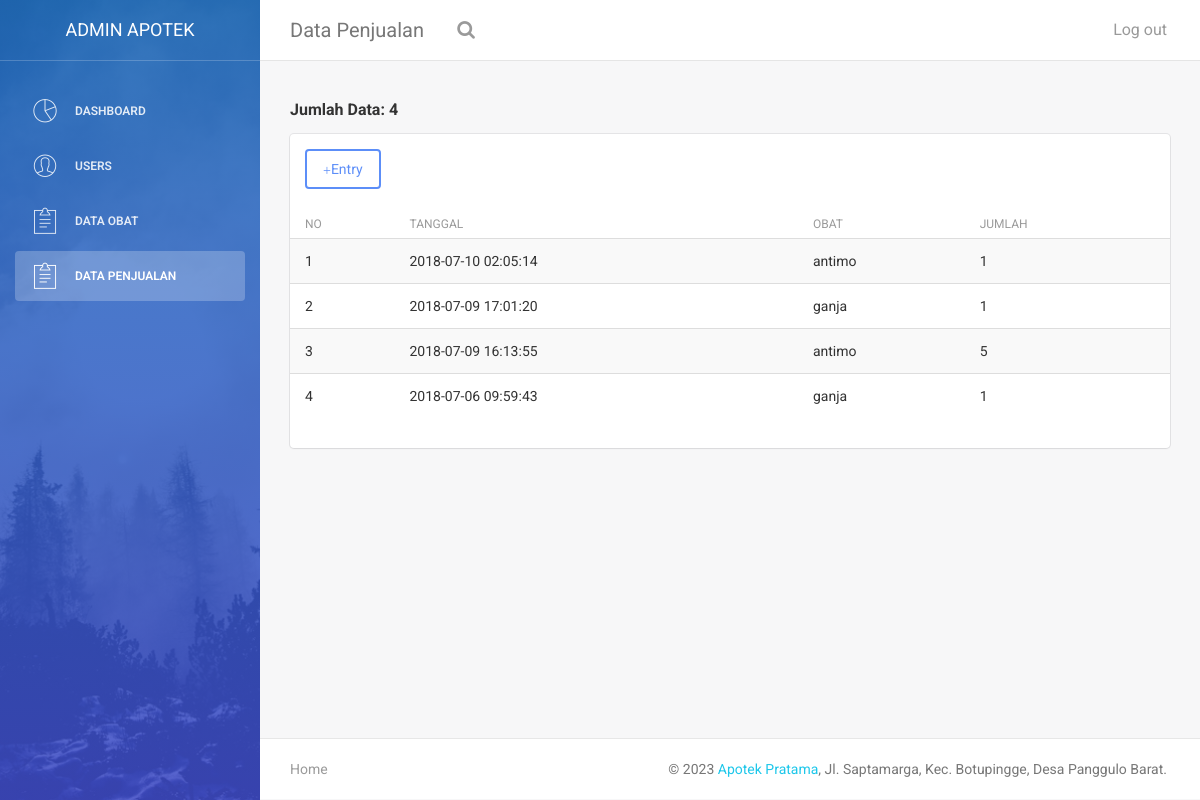
/penjualan.php (signed in), run on the app's committed database.
### tables this page shows
CREATE TABLE IF NOT EXISTS `penjualan` (
  `id_penjualan` int(11) NOT NULL AUTO_INCREMENT,
  `id_obat` int(11) NOT NULL,
  `tanggal` timestamp NULL DEFAULT CURRENT_TIMESTAMP ON UPDATE CURRENT_TIMESTAMP,
  `jumlah_obat` int(11) NOT NULL,
  PRIMARY KEY (`id_penjualan`),
  KEY `id_obat` (`id_obat`)
);

CREATE TABLE IF NOT EXISTS `obat` (
  `id` int(11) NOT NULL AUTO_INCREMENT,
  `nama` varchar(50) NOT NULL,
  `harga` int(11) NOT NULL,
  `stok` int(11) NOT NULL,
  `kategory` enum('obat bebas','obat bebas terbatas','obat keras','jamu','obat herbal terstandar','fitofarmaka') NOT NULL,
  `khasiat` varchar(255) NOT NULL,
  `expired` date NOT NULL,
  PRIMARY KEY (`id`)
);

### penjualan.php (the view, shortened to what this page needs)
<?php
    require 'functions/func_penjualan.php';
    $sql = "SELECT count(*) AS jmlh FROM penjualan";
    $res = mysqli_query($conn, $sql);
    $jumlah_data = mysqli_fetch_assoc($res);
 ?>
<!doctype html>
<html lang="en">
<head>
    <link href="assets/css/bootstrap.min.css" rel="stylesheet" />
    <link href="assets/css/animate.min.css" rel="stylesheet"/>
    <link href="assets/css/light-bootstrap-dashboard.css?v=1.4.0" rel="stylesheet"/>
    <link href="assets/css/demo.css" rel="stylesheet" />
    <link href="http://maxcdn.bootstrapcdn.com/font-awesome/4.2.0/css/font-awesome.min.css" rel="stylesheet">
    <link href="assets/css/pe-icon-7-stroke.css" rel="stylesheet" />
</head>
<body>
<div class="wrapper">
    <div class="sidebar" data-color="blue" data-image="assets/img/sidebar-5.jpg">
    	<div class="sidebar-wrapper">
            <div class="logo">
                <a href="#" class="simple-text">
                    <?php
                        if ($_SESSION['level'] == 'admin') {
                            echo "admin apotek";
                        } else if ($_SESSION['level'] == 'apoteker') {
                            echo "apoteker apotek";
                        } else if ($_SESSION['level'] == 'pegawai') {
                            echo "pegawai apotek";
                        }
                     ?>
                </a>
            </div>
            <ul class="nav">
            <?php if($_SESSION['level'] == 'apoteker' || $_SESSION['level'] == 'admin' || $_SESSION['level'] == 'pegawai') { ?>
                <li>
                    <a href="dashboard.php">
                        <i class="pe-7s-graph"></i>
                        <p>Dashboard</p>
                    </a>
                </li>
            <?php } ?>
            <?php if($_SESSION['level'] == 'admin') { ?>
                <li>
                    <a href="users.php">
                        <i class="pe-7s-user"></i>
                        <p>Users</p>
                    </a>
                </li>
            <?php } ?>
            <?php if($_SESSION['level'] == 'apoteker' || $_SESSION['level'] == 'admin' || $_SESSION['level'] == 'pegawai') { ?>
                <li>
                    <a href="obat.php">
                        <i class="pe-7s-note2"></i>
                        <p>Data Obat</p>
                    </a>
                </li>
            <?php } ?>
            <?php if($_SESSION['level'] == 'pegawai' || $_SESSION['level'] == 'admin') { ?>
                <li class="active">
                    <a href="penjualan.php">
                        <i class="pe-7s-note2"></i>
                        <p>Data Penjualan</p>
                    </a>
                </li>
            <?php } ?>
            </ul>
    	</div>
    </div>
    <div class="main-panel">
		<nav class="navbar navbar-default navbar-fixed">
            <div class="container-fluid">
                <div class="navbar-header">
                    <a class="navbar-brand" href="#">Data Penjualan</a>
                </div>
                <div class="collapse navbar-collapse">
                    <ul class="nav navbar-nav navbar-left">
                        <li>
                           <a href="">
                                <i class="fa fa-search"></i>
                            </a>
                        </li>
                    </ul>
                    <ul class="nav navbar-nav navbar-right">
                        <li>
                            <a href="logout.php">
                                <p>Log out</p>
                            </a>
                        </li>
                    </ul>
                </div>
            </div>
        </nav>
        <div class="content">
            <div class="container-fluid">
                <div class="row">
                    <div class="col-md-12">
                        <h5><b> <?php echo "Jumlah Data: " . $jumlah_data['jmlh']; ?></b></h5>
                        <div class="card">
                            <div class="header">
                                <button class="btn btn-primary" data-toggle="modal" data-target="#myModal"><span class="glyphicon glyphicon-plus"></span>Entry</button>
                            </div>
                            <div class="content table-responsive table-full-width">
                                <table class="table table-hover table-striped">
                                    <thead>
                                        <th>No</th>
                                    	<th>Tanggal</th>
                                    	<th>Obat</th>
                                    	<th>Jumlah</th>
                                    </thead>
                                    <tbody>
                                    <?php
                                        $i = 1;
                                        $sql = "SELECT * FROM penjualan
                                                    INNER JOIN obat ON penjualan.id_obat = obat.id ORDER BY penjualan.id_penjualan DESC";
                                        $res = mysqli_query($conn, $sql);
                                        while($data = mysqli_fetch_assoc($res)) { ?>
                                            <tr>
                                            	<td><?= $i ?></td>
                                            	<td><?= $data['tanggal'] ?></td>
                                            	<td><?= $data['nama'] ?></td>
                                                <td><?= $data['jumlah_obat'] ?></td>
                                            </tr>
                                        <?php $i++; } ?>
                                    </tbody>
                                </table>
                            </div>
                        </div>
                    </div>
                </div>
            </div>
        </div>
        <footer class="footer">
            <div class="container-fluid">
                <nav class="pull-left">
                    <ul>
                        <li>
                            <a href="#">
                                Home
                            </a>
                        </li>
                    </ul>
                </nav>
                <p class="copyright pull-right">
                    &copy; <script>document.write(new Date().getFullYear())</script> <a href="#">Apotek Pratama</a>, Jl. Saptamarga, Kec. Botupingge, Desa Panggulo Barat.
                </p>
            </div>
        </footer>
    </div>
</div>
</body>
</html>

### data on the page
penjualan: tanggal "2018-07-10 02:05:14", id_obat.nama "antimo", jumlah_obat "1"
penjualan: tanggal "2018-07-09 17:01:20", id_obat.nama "ganja", jumlah_obat "1"
penjualan: tanggal "2018-07-09 16:13:55", id_obat.nama "antimo", jumlah_obat "5"
penjualan: tanggal "2018-07-06 09:59:43", id_obat.nama "ganja", jumlah_obat "1"

### other printed values
$jumlah_data['jmlh'] "4"
